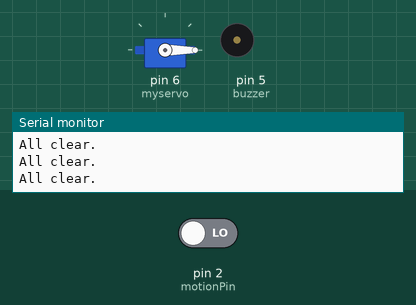
This sketch was run on a simulated Arduino Uno, built with avr-gcc and run on an emulated ATmega328P. Parts: servo, buzzer (waves = sounding), the last lines printed to the serial monitor. The test bench sets the inputs (shaded band); at power-on: pin 2 (motionPin) LOW. WiFi joins after 1.5 s; servers stay silent unless stated.

Above: at 3.0 s.
3.1 s: pin 2 (motionPin) driven HIGH
At 3.5 s:
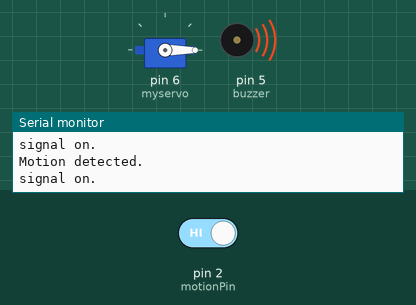
At 14.0 s:
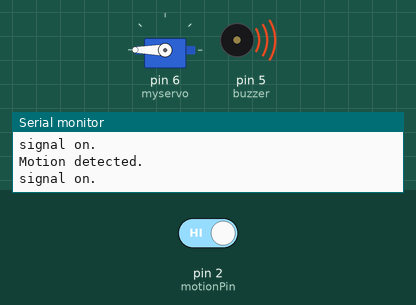
Timing chart, 0 to 29.8 s (numbered marks = the images above; inputs shaded):
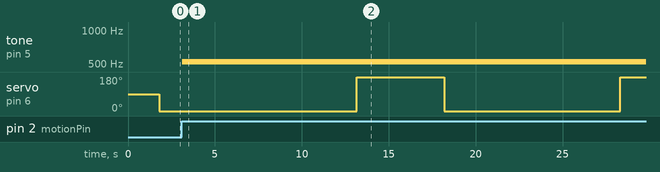

Measured:
- after the input at 3.1 s, tone on pin 5 (buzzer): silent → 523 Hz at once; servo on pin 6 (myservo): 0° → 180° after 10.1 s, → 0° 5.0 s later, → 180° 10.1 s later

The sketch:

motionsensor_sample.ino
```cpp
#define BLYNK_PRINT Serial  // BLYNKの詳細情報を表示するか否か

/* Fill-in your Template ID (only if using Blynk.Cloud) */
#define BLYNK_TEMPLATE_ID "TMPL5oyoJ1qD"
#define BLYNK_DEVICE_NAME "Quickstart Template"
#define BLYNK_AUTH_TOKEN "8le8asDz7YJJOoBZ_HqCT-ndPWPbMrgx"

#include<Servo.h>

char auth[] = BLYNK_AUTH_TOKEN;

/* Ethernet LIBRARY */
#include <Ethernet.h>            // Ethernet
#include <BlynkSimpleEthernet.h> // BlynkサーバのEthernet

const int motionPin = 2; // PIR sensor pin
int buzzer = 5; //Buzzer pin

int motionStatus = 0; // Motion detected status
int rad = 0; //servo 角度
unsigned int time = 0;//millis()で数える時間1
int signal = 0;
int flag = 1;
int count = 0;
unsigned int time2 = 0;//millis()で数える時間1
Servo myservo;//serovo

void setup() {
    pinMode(motionPin, INPUT); //PIR sensor pin 設定
    pinMode(buzzer,OUTPUT); //Buzzer pin 設定
    myservo.attach(6);//servopin
    Serial.begin(9600);  // Serialの初期設定
    Blynk.begin(auth);   // Blynkの初期設定
}

void loop() {
    Blynk.run();//Blynkプログラムを動作
    myservo.write(rad); //servo 動作
    motionStatus = digitalRead(motionPin);//人感センサの値を読む

    //信号安定
    if (motionStatus == HIGH){
      time = millis();
      signal = 1;
      flag = 1;
      if(count == 0){
        count = 1;
      }
      Serial.println("Motion detected.");
    }
    //millis() - time が５秒以上のときsignal off
    else if((millis() - time) > 5000 && flag == 1){
      signal = 0;
      Serial.println("signal off.");
    }
    //signal on のときブザー鳴る
    if(signal == 1){
      tone(buzzer,523);
      Serial.println("signal on."); // Print motion detected message
    }
    //signal offのときブザー鳴らない＆フラグ0
    else if(signal == 0){
      noTone(buzzer);
      flag = 0;
      Serial.println("All clear."); // Print all clear message
    }

    //窓開け感覚
    if (count == 1){
       time2 = millis();
       count = 2;
    }
    //感知して10秒たったらサーボ回転180
    else if ((millis() - time2) > 10000 && count == 2){
      rad=180;
      myservo.write(rad);
      time2 = millis();
      count = 3;
    }
    //サーボ回転して5秒たったらサーボ回転0
    else if ((millis() - time2 > 5000) && count == 3){
      rad = 0;
      myservo.write(rad);
      count = 0;
    }
    delay(100);
}
void sendSensor(){
  //int r = signal;
  //Blynk.virtualWrite(V0, r);
  Blynk.virtualWrite(V0, count);
}
```
